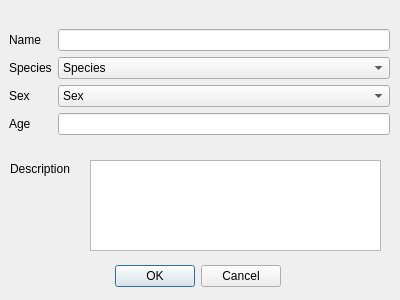
<?xml version="1.0" encoding="UTF-8"?>
<ui version="4.0">
 <class>InputDiag</class>
 <widget class="QDialog" name="InputDiag">
  <property name="geometry">
   <rect>
    <x>0</x>
    <y>0</y>
    <width>400</width>
    <height>300</height>
   </rect>
  </property>
  <property name="windowTitle">
   <string>Dialog</string>
  </property>
  <widget class="QDialogButtonBox" name="buttonBox">
   <property name="geometry">
    <rect>
     <x>110</x>
     <y>260</y>
     <width>171</width>
     <height>32</height>
    </rect>
   </property>
   <property name="orientation">
    <enum>Qt::Horizontal</enum>
   </property>
   <property name="standardButtons">
    <set>QDialogButtonBox::Cancel|QDialogButtonBox::Ok</set>
   </property>
  </widget>
  <widget class="QWidget" name="formLayoutWidget">
   <property name="geometry">
    <rect>
     <x>9</x>
     <y>29</y>
     <width>381</width>
     <height>121</height>
    </rect>
   </property>
   <layout class="QFormLayout" name="formLayout">
    <item row="0" column="0">
     <widget class="QLabel" name="nameLabel">
      <property name="text">
       <string>Name</string>
      </property>
     </widget>
    </item>
    <item row="0" column="1">
     <widget class="QLineEdit" name="nameLineEdit"/>
    </item>
    <item row="1" column="0">
     <widget class="QLabel" name="speciesLabel">
      <property name="text">
       <string>Species</string>
      </property>
     </widget>
    </item>
    <item row="2" column="0">
     <widget class="QLabel" name="sexLabel">
      <property name="text">
       <string>Sex</string>
      </property>
     </widget>
    </item>
    <item row="3" column="0">
     <widget class="QLabel" name="ageLabel">
      <property name="text">
       <string>Age</string>
      </property>
     </widget>
    </item>
    <item row="3" column="1">
     <widget class="QLineEdit" name="ageLineEdit"/>
    </item>
    <item row="1" column="1">
     <widget class="QComboBox" name="comboBox">
      <item>
       <property name="text">
        <string>Species</string>
       </property>
      </item>
      <item>
       <property name="text">
        <string>Cat</string>
       </property>
      </item>
      <item>
       <property name="text">
        <string>Dog</string>
       </property>
      </item>
     </widget>
    </item>
    <item row="2" column="1">
     <widget class="QComboBox" name="comboBox_2">
      <item>
       <property name="text">
        <string>Sex</string>
       </property>
      </item>
      <item>
       <property name="text">
        <string>F</string>
       </property>
      </item>
      <item>
       <property name="text">
        <string>M</string>
       </property>
      </item>
     </widget>
    </item>
   </layout>
  </widget>
  <widget class="QLabel" name="descLabel">
   <property name="geometry">
    <rect>
     <x>10</x>
     <y>160</y>
     <width>80</width>
     <height>17</height>
    </rect>
   </property>
   <property name="text">
    <string>Description</string>
   </property>
  </widget>
  <widget class="QTextEdit" name="descTextEdit">
   <property name="geometry">
    <rect>
     <x>90</x>
     <y>160</y>
     <width>291</width>
     <height>91</height>
    </rect>
   </property>
  </widget>
 </widget>
 <tabstops>
  <tabstop>nameLineEdit</tabstop>
  <tabstop>comboBox</tabstop>
  <tabstop>comboBox_2</tabstop>
  <tabstop>ageLineEdit</tabstop>
  <tabstop>descTextEdit</tabstop>
 </tabstops>
 <resources/>
 <connections>
  <connection>
   <sender>buttonBox</sender>
   <signal>accepted()</signal>
   <receiver>InputDiag</receiver>
   <slot>accept()</slot>
   <hints>
    <hint type="sourcelabel">
     <x>248</x>
     <y>254</y>
    </hint>
    <hint type="destinationlabel">
     <x>157</x>
     <y>274</y>
    </hint>
   </hints>
  </connection>
  <connection>
   <sender>buttonBox</sender>
   <signal>rejected()</signal>
   <receiver>InputDiag</receiver>
   <slot>reject()</slot>
   <hints>
    <hint type="sourcelabel">
     <x>316</x>
     <y>260</y>
    </hint>
    <hint type="destinationlabel">
     <x>286</x>
     <y>274</y>
    </hint>
   </hints>
  </connection>
 </connections>
</ui>
